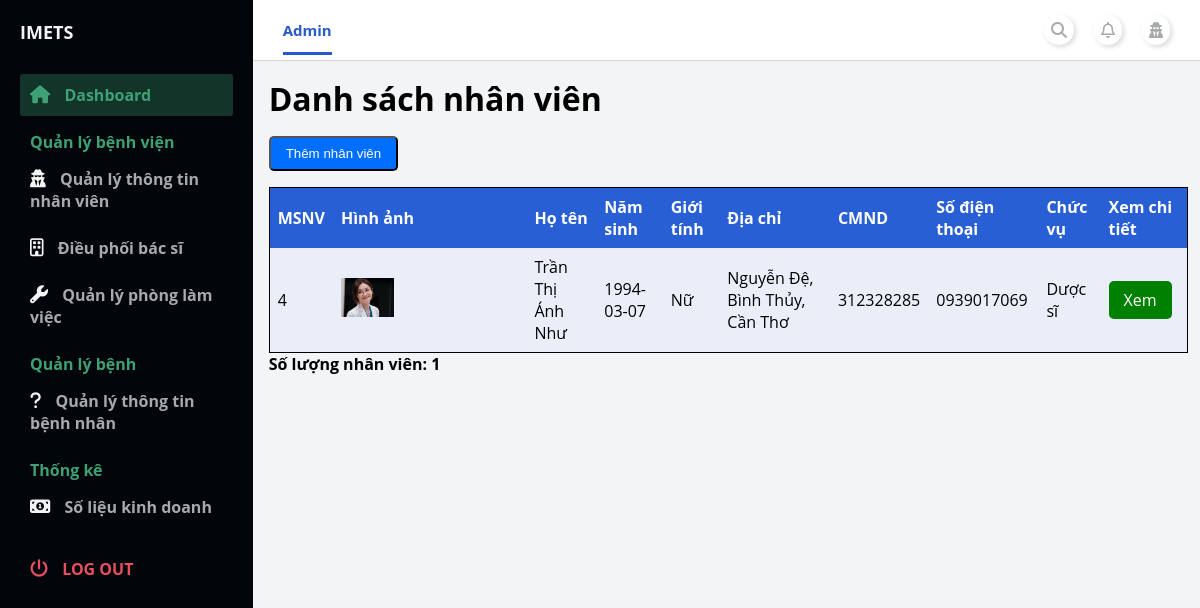
Before: /admin/index.php?page_layout=staff_management (signed in) with the older database file.
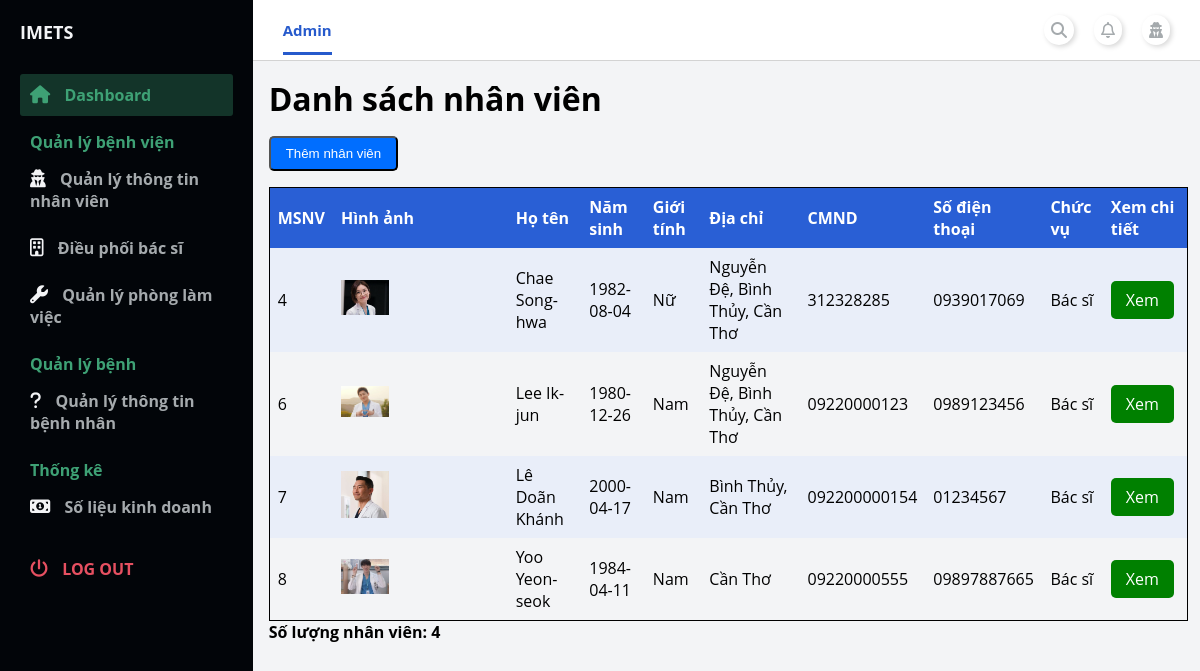
After: the same page with the newer database file.
### tables this page shows
CREATE TABLE `staff` (
  `ID_Staff` int(11) NOT NULL,
  `Name` varchar(100) NOT NULL,
  `DOB` date NOT NULL,
  `Sex` varchar(10) NOT NULL,
  `Address` varchar(200) NOT NULL,
  `CMND` varchar(15) NOT NULL,
  `PhoneNumber` varchar(25) NOT NULL,
  `Position` varchar(50) NOT NULL,
  `ID_Dept` int(11) NOT NULL,
  `DateStartWork` date NOT NULL,
  `VoteRate` double NOT NULL DEFAULT 0,
  `UserName` varchar(100) NOT NULL,
  `Password` varchar(100) NOT NULL
);

CREATE TABLE `img_staff` (
  `ID_ImgStaff` int(11) NOT NULL,
  `ID_Staff` int(11) DEFAULT NULL,
  `imgName` varchar(100) DEFAULT NULL
);

### admin/modules_admin/staff_management/list_staffManagement.php (the view, shortened to what this page needs)
<main>
    <div class="container-table">
        <div class="table-header">
            <h1>Danh sách nhân viên</h1>
        </div>
        <div class="table-body">
            <button type="button" class="btn_add">Thêm nhân viên</button>
            <table class="table">
                <thead class="thead-dark">
                    <tr>
                        <th>MSNV</th>
                        <th>Hình ảnh</th>
                        <th>Họ tên</th>
                        <th>Năm sinh</th>
                        <th>Giới tính</th>
                        <th>Địa chỉ</th>
                        <th>CMND</th>
                        <th>Số điện thoại</th>
                        <th>Chức vụ</th>
                        <th>Xem chi tiết</th>
                    </tr>
                </thead>
                <tbody>
                    <tr>
                        <?php
                            include './../config.php';
                            $sql = "SELECT *
                                FROM staff  JOIN dept ON dept.ID_Dept=staff.ID_Dept
                                JOIN img_staff ON staff.ID_Staff=img_staff.ID_Staff
                                WHERE staff.Position != 'Admin'
                                GROUP BY staff.ID_Staff
                                ORDER BY staff.ID_Staff ASC";
                            $count_nhanvien=0;
                            $query = mysqli_query($conn, $sql);
                            while($rows = mysqli_fetch_array($query)){ ?>
                            <tr>
                                <td><?php echo $rows["ID_Staff"] ?></td>
                                <td><img src="./../img/staff/<?php echo $rows["imgName"] ?>" style="width: 30%"></td>
                                <td><?php echo $rows["Name"] ?></td>
                                <td><?php echo $rows["DOB"] ?></td>
                                <td><?php echo $rows["Sex"] ?></td>
                                <td><?php echo $rows["Address"] ?></td>
                                <td><?php echo $rows["CMND"] ?></td>
                                <td><?php echo $rows["PhoneNumber"] ?></td>
                                <td><?php echo $rows["Position"] ?></td>
                                <?php $count_nhanvien++ ?>
                                <td>
                                    <a
                                    href="./index.php?page_layout=staff_detail&id= <?php echo $rows['ID_Staff'] ?>"
                                    style="background-color: green;color: white;padding: 8px 15px;text-align: center;text-decoration: none;display: inline-block;border-radius: 5px;">
                                        Xem
                                    </a>
                                </td>
                            </tr>
                        <?php } ?>
                    </tr>
            </table>
            <p><b><?php echo 'Số lượng nhân viên: '. $count_nhanvien ?></b></p>
        </div>
    </div>
</main>

### admin/index.php (shortened to what this page needs)
<!DOCTYPE html>
<html>
<head>
	<link rel="stylesheet" href="./modules_admin/style/index_admin.css" />
    <link
      rel="stylesheet"
      href="https://stackpath.bootstrapcdn.com/font-awesome/4.7.0/css/font-awesome.min.css"
    />
</head>
<body id="body">
	<div class="container">
		<?php
			include './modules_admin/navigation_admin.php';
			include './modules_admin/content_admin.php';
			include './modules_admin/sidebar_admin.php';
		?>
	</div>
</body>
</html>

### admin/modules_admin/navigation_admin.php (shortened to what this page needs)
<nav class="navbar">
    <div class="navbar__left">
        <a class="active_link" href="#">Admin</a>
    </div>
    <div class="navbar__right">
        <a href="#">
            <i class="fa fa-search" aria-hidden="true"></i>
        </a>
        <a href="#">
            <i class="far fa-bell" aria-hidden="true"></i>
        </a>
        <a href="#" class="modal-btn">
            <i class="fa fa-user-secret" aria-hidden="true"></i>
        </a>
    </div>
</nav>

### admin/modules_admin/content_admin.php (shortened to what this page needs)
<?php
    if(isset($_GET['page_layout'])){
        switch ($_GET['page_layout']) {
            case 'staff_management':
                include './modules_admin/staff_management/list_staffManagement.php';
                break;
            }
    }else {
        include './modules_admin/dashboard_admin/dashboard_admin.php';
    }
?>

### admin/modules_admin/sidebar_admin.php (shortened to what this page needs)
<div id="sidebar">
    <div class="sidebar__title">
        <div class="sidebar__img">
            <h1>IMETS</h1>
        </div>
    </div>
    <div class="sidebar__menu">
        <div class="sidebar__link active_menu_link">
            <i class="fa fa-home"></i>
            <a href="./index.php">Dashboard</a>
        </div>
        <h2>Quản lý bệnh viện</h2>
        <div class="sidebar__link">
            <i class="fa fa-user-secret" aria-hidden="true"></i>
            <a href="./index.php?page_layout=staff_management">Quản lý thông tin nhân viên</a>
        </div>
        <div class="sidebar__link">
            <i class="fa fa-building-o"></i>
            <a href="#">Điều phối bác sĩ</a>
        </div>
        <div class="sidebar__link">
            <i class="fa fa-wrench"></i>
            <a href="#">Quản lý phòng làm việc</a>
        </div>
        <h2>Quản lý bệnh</h2>
        <div class="sidebar__link">
            <i class="fa fa-question"></i>
            <a href="#">Quản lý thông tin bệnh nhân</a>
        </div>
        <h2>Thống kê</h2>
        <div class="sidebar__link">
            <i class="fa fa-money"></i>
            <a href="#">Số liệu kinh doanh</a>
        </div>
        <div class="sidebar__logout">
            <i class="fa fa-power-off"></i>
            <a href="./index.php?logout=logoutadmin">Log out</a>
        </div>
    </div>
</div>

### admin/modules_admin/style/index_admin.css (style rules this page uses)
:root { --white: #ffffff; --lightblue:#E9EEF9; --blue:#295FD5; --blacktext:#3B3B3B; --red: #E85253; --box-shadow:.5rem .5rem 0 rgba(22, 86, 160, 0.2); --text-shadow:.4rem .4rem 0 rgba(0, 0, 0, .2); --border:.2rem solid var(--blue); }
* { margin: 0; padding: 0; }
body { box-sizing: border-box; font-family: 'Open Sans', sans-serif; }
.container { display: grid; height: 100vh; grid-template-columns: 0.8fr 1fr 1fr 1fr; grid-template-rows: 0.2fr 3fr; grid-template-areas: "sidebar nav nav nav" "sidebar main main main"; }

### admin/modules_admin/style/navigation_admin.css (style rules this page uses)
.navbar { background: #ffffff; grid-area: nav; height: 60px; display: flex; align-items: center; justify-content: space-between; padding: 0 30px 0 30px; border-bottom: 1px solid lightgray; }
.navbar__left > a { margin-right: 30px; text-decoration: none; color: #a5aaad; font-size: 15px; font-weight: 700; }
.navbar__left .active_link { color: #265acc; border-bottom: 3px solid #265acc; padding-bottom: 12px; }
.navbar__right { display: flex; justify-content: center; align-items: center; }
.navbar__right > a { margin-left: 20px; text-decoration: none; }
.navbar__right > a > i { color: #a5aaad; font-size: 16px; border-radius: 50px; background: #ffffff; box-shadow: 2px 2px 5px #d9d9d9, -2px -2px 5px #ffffff; padding: 7px; }

### admin/modules_admin/style/sidebar_admin.css (style rules this page uses)
#sidebar { background: #020509; grid-area: sidebar; overflow-y: auto; padding: 20px; -webkit-transition: all 0.5s; transition: all 0.5s; }
.sidebar__title { display: flex; justify-content: space-between; align-items: center; color: #f3f4f6; margin-bottom: 30px; }
.sidebar__img { display: flex; align-items: center; }
.sidebar__title > div > h1 { font-size: 18px; display: inline; }
.sidebar__menu > h2 { color: #3ea175; font-size: 16px; margin-top: 15px; margin-bottom: 5px; padding: 0 10px; font-weight: 700; }
.sidebar__link { color: #f3f4f6; padding: 10px; border-radius: 3px; margin-bottom: 5px; }
.active_menu_link { background: rgba(62, 161, 117, 0.3); color: #3ea175; }
.active_menu_link a { color: #3ea175 !important; }
.sidebar__link > a { text-decoration: none; color: #a5aaad; font-weight: 700; }
.sidebar__link > i { margin-right: 10px; font-size: 18px; }
.sidebar__logout { margin-top: 20px; padding: 10px; color: #e65061; }
.sidebar__logout > a { text-decoration: none; color: #e65061; font-weight: 700; text-transform: uppercase; }
.sidebar__logout > i { margin-right: 10px; font-size: 18px; }

### admin/modules_admin/style/content_admin.css (style rules this page uses)
main { background: #f3f4f6; grid-area: main; overflow-y: auto; }

### admin/modules_admin/style/staff_management.css (style rules this page uses)
.container-table { width: 97%; margin: 1rem 1rem 0 1rem; }
.table { border-collapse: collapse; width: 100%; margin-top: 1rem; border: 1px solid rgb(0, 0, 0); }
.thead-dark { background-color: var(--blue); color: var(--white); }
th, td { text-align: left; padding: 0.5rem; }
tr:nth-child(even) { background-color: var(--lightblue); }
.btn_add { margin-top: 1rem; }
.btn_add { background-color: rgb(0, 110, 255); color: white; padding: 8px 15px; text-align: center; text-decoration: none; display: inline-block; border-radius: 5px; cursor: pointer; }

Changed rows visible on the page:
changed staff "Nữ": Name "Trần Thị Ánh Như" → "Chae Song-hwa"; DOB "1994-03-07" → "1982-08-04"; Position "Dược sĩ" → "Bác sĩ"
added staff: img_staff.ID_Staff "6", img_staff.imgName (picture), Name "Lee Ik-jun", DOB "1980-12-26", Sex "Nam", Address "Nguyễn Đệ, Bình Thủy, Cần Thơ", CMND "09220000123", PhoneNumber "0989123456", Position "Bác sĩ"
added staff: img_staff.ID_Staff "7", img_staff.imgName (picture), Name "Lê Doãn Khánh", DOB "2000-04-17", Sex "Nam", Address "Bình Thủy, Cần Thơ", CMND "092200000154", PhoneNumber "01234567", Position "Bác sĩ"
added staff: img_staff.ID_Staff "8", img_staff.imgName (picture), Name "Yoo Yeon-seok", DOB "1984-04-11", Sex "Nam", Address "Cần Thơ", CMND "09220000555", PhoneNumber "09897887665", Position "Bác sĩ"
Other visible differences:
$count_nhanvien: "1" → "4"
